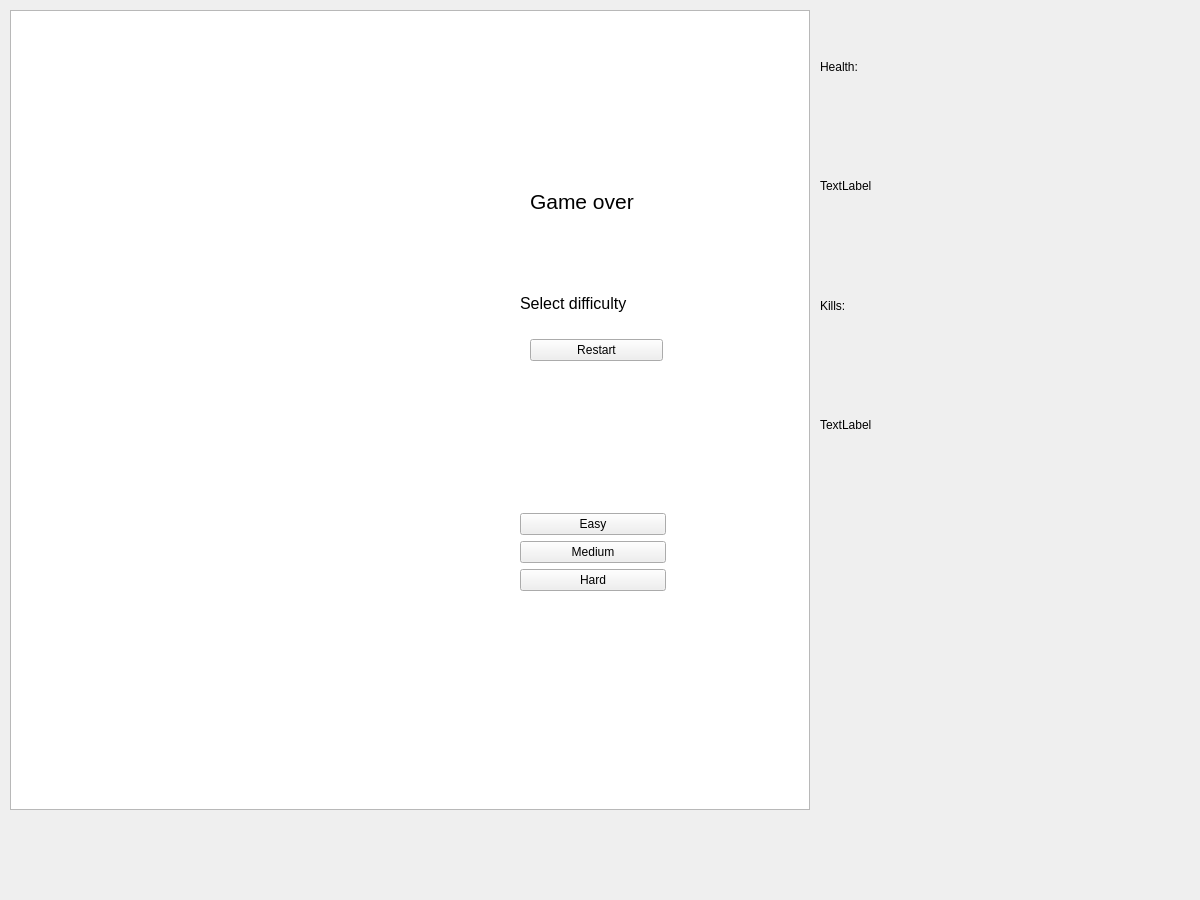
<?xml version="1.0" encoding="UTF-8"?>
<ui version="4.0">
 <class>Widget</class>
 <widget class="QWidget" name="Widget">
  <property name="geometry">
   <rect>
    <x>0</x>
    <y>0</y>
    <width>1200</width>
    <height>900</height>
   </rect>
  </property>
  <property name="windowTitle">
   <string>BATTLE CITY</string>
  </property>
  <widget class="QWidget" name="verticalLayoutWidget">
   <property name="geometry">
    <rect>
     <x>520</x>
     <y>100</y>
     <width>146</width>
     <height>491</height>
    </rect>
   </property>
   <layout class="QVBoxLayout" name="startLayout">
    <item>
     <widget class="QLabel" name="label_2">
      <property name="font">
       <font>
        <pointsize>12</pointsize>
       </font>
      </property>
      <property name="layoutDirection">
       <enum>Qt::LeftToRight</enum>
      </property>
      <property name="text">
       <string>Select difficulty</string>
      </property>
     </widget>
    </item>
    <item>
     <widget class="QPushButton" name="easyPushButton">
      <property name="text">
       <string>Easy</string>
      </property>
     </widget>
    </item>
    <item>
     <widget class="QPushButton" name="mediumPushButton">
      <property name="text">
       <string>Medium</string>
      </property>
     </widget>
    </item>
    <item>
     <widget class="QPushButton" name="hardPushButton">
      <property name="text">
       <string>Hard</string>
      </property>
     </widget>
    </item>
   </layout>
  </widget>
  <widget class="QWidget" name="verticalLayoutWidget_2">
   <property name="geometry">
    <rect>
     <x>530</x>
     <y>70</y>
     <width>133</width>
     <height>291</height>
    </rect>
   </property>
   <layout class="QVBoxLayout" name="gameOverLayout">
    <item>
     <widget class="QLabel" name="label_7">
      <property name="font">
       <font>
        <pointsize>16</pointsize>
       </font>
      </property>
      <property name="text">
       <string>Game over</string>
      </property>
     </widget>
    </item>
    <item>
     <widget class="QPushButton" name="restartButton">
      <property name="text">
       <string>Restart</string>
      </property>
     </widget>
    </item>
   </layout>
  </widget>
  <widget class="QGraphicsView" name="graphicsView">
   <property name="geometry">
    <rect>
     <x>10</x>
     <y>10</y>
     <width>800</width>
     <height>800</height>
    </rect>
   </property>
  </widget>
  <widget class="QWidget" name="verticalLayoutWidget_3">
   <property name="geometry">
    <rect>
     <x>820</x>
     <y>10</y>
     <width>160</width>
     <height>471</height>
    </rect>
   </property>
   <layout class="QVBoxLayout" name="verticalLayout">
    <item>
     <widget class="QLabel" name="label_3">
      <property name="text">
       <string>Health:</string>
      </property>
     </widget>
    </item>
    <item>
     <widget class="QLabel" name="healthLabel">
      <property name="text">
       <string>TextLabel</string>
      </property>
     </widget>
    </item>
    <item>
     <widget class="QLabel" name="label_5">
      <property name="text">
       <string>Kills:</string>
      </property>
     </widget>
    </item>
    <item>
     <widget class="QLabel" name="killsLabel">
      <property name="text">
       <string>TextLabel</string>
      </property>
     </widget>
    </item>
   </layout>
  </widget>
  <zorder>graphicsView</zorder>
  <zorder>verticalLayoutWidget</zorder>
  <zorder>verticalLayoutWidget_2</zorder>
  <zorder>verticalLayoutWidget_3</zorder>
 </widget>
 <resources/>
 <connections/>
</ui>
